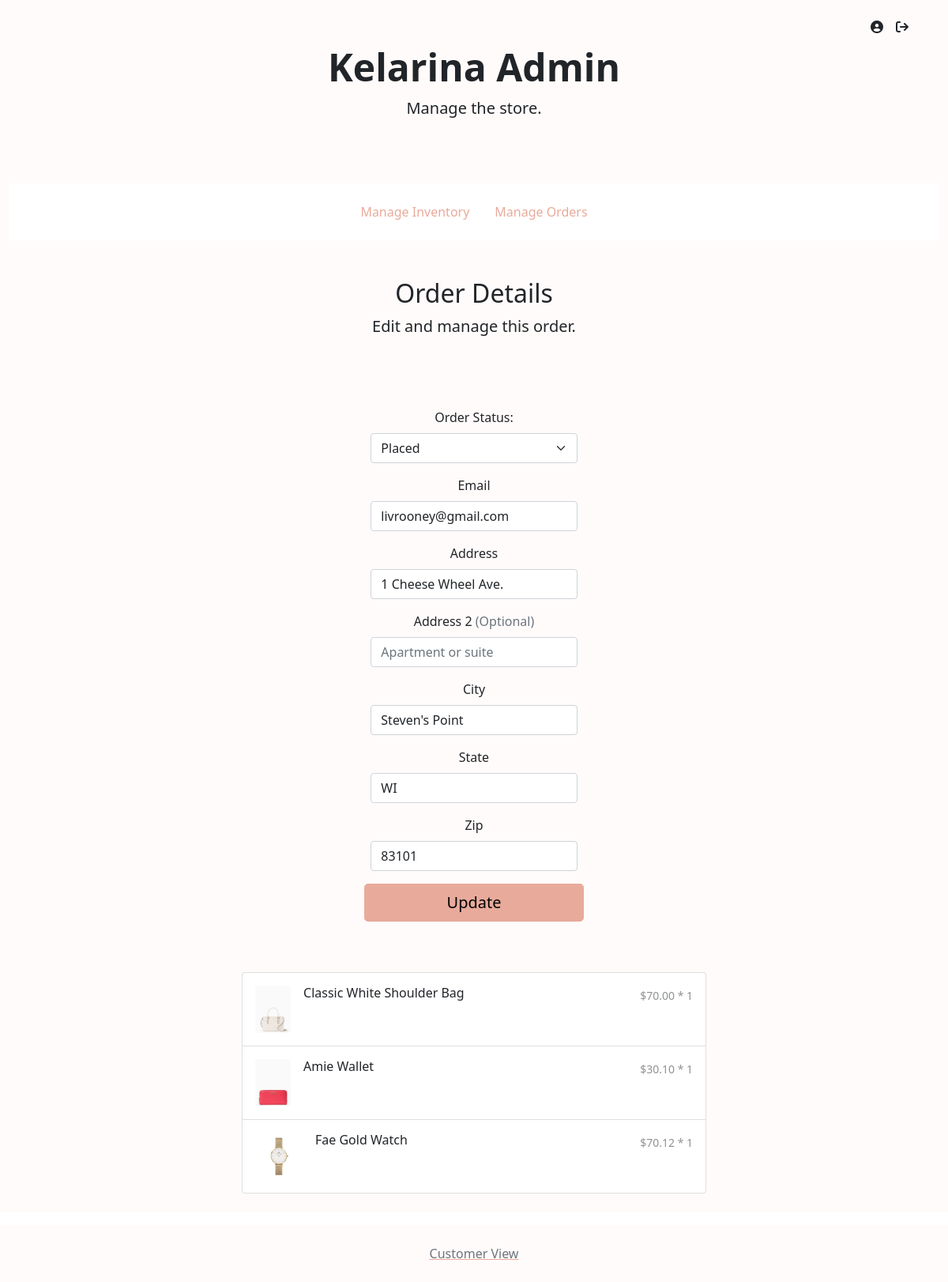
The app's page /admin/?action=order-details&orderid=0000000064 (signed in) with its own data.
### tables this page shows
CREATE TABLE `orders` (
  `orderID` int(10) UNSIGNED ZEROFILL NOT NULL,
  `customerID` int(10) UNSIGNED ZEROFILL DEFAULT NULL,
  `email` varchar(60) NOT NULL,
  `itemsPrice` decimal(7,2) UNSIGNED NOT NULL,
  `shipping` decimal(4,2) UNSIGNED NOT NULL,
  `tax` decimal(4,2) UNSIGNED NOT NULL,
  `status` varchar(15) NOT NULL,
  `timePlaced` timestamp NOT NULL DEFAULT current_timestamp(),
  `shipFirstName` varchar(30) NOT NULL,
  `shipLastName` varchar(30) NOT NULL,
  `shipStreet` varchar(30) NOT NULL,
  `shipStreet2` varchar(30) DEFAULT NULL,
  `shipCity` varchar(30) NOT NULL,
  `shipState` char(2) NOT NULL,
  `shipZip` int(5) UNSIGNED ZEROFILL NOT NULL
);

CREATE TABLE `order_items` (
  `orderID` int(10) UNSIGNED ZEROFILL NOT NULL,
  `itemID` int(10) UNSIGNED ZEROFILL NOT NULL,
  `quantity` int(3) UNSIGNED NOT NULL,
  `price` decimal(5,2) UNSIGNED NOT NULL
);

CREATE TABLE `item` (
  `itemID` int(10) UNSIGNED ZEROFILL NOT NULL,
  `name` varchar(30) NOT NULL,
  `price` decimal(5,2) UNSIGNED NOT NULL,
  `quantity` int(3) UNSIGNED NOT NULL,
  `category` varchar(15) NOT NULL,
  `color` varchar(15) NOT NULL,
  `material` varchar(15) NOT NULL,
  `description` text DEFAULT NULL,
  `tags` text DEFAULT NULL
);

### function/customer-db.php (called while the page is built, shortened)
<?php
function getOrderDetails($orderID)
{
    global $db;
    $query = 'SELECT * FROM `orders` WHERE `orderID` = :orderID';
    $statement = $db->prepare($query);
    $statement->bindValue(':orderID', $orderID);
    $statement->execute();
    $orderInfo = $statement->fetch();
    return $orderInfo;
}
function getOrderItems($orderID)
{
    global $db;
    $query = 'SELECT `order_items`.*, `item`.`name` FROM `order_items` INNER JOIN `item` ON `order_items`.`itemID` = `item`.`itemID`  WHERE `orderID` = :orderID';
    $statement = $db->prepare($query);
    $statement->bindValue(':orderID', $orderID);
    $statement->execute();
    $items = $statement->fetchAll();
    return $items;
}

### function/store-db.php (called while the page is built, shortened)
<?php
function getItemImage($itemID)
{
    $path = "media/purse.jpg";
    $exts = array('bmp', 'png', 'jpg', 'jpeg');
    foreach ($exts as $ext) {
        if (file_exists("../media/" . $itemID . "." . $ext)) {
            $path = "../media/" . $itemID . "." . $ext;
        }
    }
    return $path;
}

### admin/page/order-details.php (the view, shortened to what this page needs)
<?php
include 'admin-view/header.php';
include 'admin-view/navigation.php';
?>
<div class="py-5 text-center">
    <h2>Order Details</h2>
    <p class="lead">Edit and manage this order.</p>
</div>
<div class="container-fluid text-center">
    <div class="pb-5 pt-2 text-center w-75 mx-auto">
        <div class="card-body">
            <div class="row">
                <div class="col-md-4"></div>
                <div class="col-md-4">
                    <form action="." method="post" enctype="multipart/form-data">
                        <div class="row g-3">
                            <div class="col-12">
                                <label for="status" class="form-label">Order Status: </label>
                                <select class="form-select" id="status" name="status" required>
                                    <option selected value="<?php echo $order['status'] ?>"><?php echo ucfirst($order['status']) ?></option>
                                </select>
                            </div>
                            <div class="col-12">
                                <label for="email" class="form-label">Email </label>
                                <input type="email" class="form-control" id="email" name="email" maxlength="60" placeholder="you@example.com" value="<?php echo $order['email'] ?>">
                            </div>
                            <div class="col-12">
                                <label for="shipStreet" class="form-label">Address</label>
                                <input type="text" class="form-control" id="shipStreet" name="shipStreet" maxlength="30" placeholder="1234 Main St" value="<?php echo $order['shipStreet'] ?>" required>
                            </div>
                            <div class="col-12">
                                <label for="shipStreet2" class="form-label">Address 2 <span class="text-muted">(Optional)</span></label>
                                <input type="text" class="form-control" id="shipStreet2" name="shipStreet2" maxlength="30" placeholder="Apartment or suite" value="<?php echo $order['shipStreet2'] ?>">
                            </div>
                            <div class="col-12">
                                <label for="shipCity" class="form-label">City</label>
                                <input type="text" class="form-control" id="shipCity" name="shipCity" maxlength="30" placeholder="1234 Main St" value="<?php echo $order['shipCity'] ?>" required>
                            </div>
                            <div class="col-12">
                                <label for="state" class="form-label">State</label>
                                <input type="text" class="form-control" id="shipState" name="shipState" maxlength="2" minlength="2" value="<?php echo $order['shipState'] ?>" required>
                            </div>
                            <div class="col-12">
                                <label for="shipZip" class="form-label">Zip</label>
                                <input type="text" class="form-control" id="shipZip" name="shipZip" minlength="5" maxlength="5" value="<?php echo $order['shipZip'] ?>" required>
                            </div>
                            <button class="w-100 btn btn-primary btn-lg" type="submit" name="updateOrder">Update</button>
                        </div>
                    </form>
                </div>
            </div>
        </div>
    </div>
</div>
<div class="list-group w-50 mx-auto">
    <?php
    foreach ($items as $item) { ?>
        <a href=".?action=product&itemid=<?php echo $item['itemID'] ?>#view" class="list-group-item list-group-item-action d-flex gap-3 py-3" aria-current="true">
            <img src="<?php echo getItemImage($item['itemID']) ?>" alt="twbs" height="60px" class="rounded flex-shrink-0">
            <div class="d-flex gap-2 w-100 justify-content-between">
                <div>
                    <h6 class="my-0"><?php echo $item['name'] ?></h6>
                </div>
                <div>
                    <small class="opacity-50 my-0">$<?php echo $item['price'] . ' * ' . $item['quantity'] ?></small>
                </div>
            </div>
        </a>
    <?php } ?>
</div>
<p><br></p>
</div>
<?php include('admin-view/footer.php') ?>

### records on screen
orders: status "Placed", email "livrooney@gmail.com", shipStreet "1 Cheese Wheel Ave.", shipCity "Steven's Point", shipState "WI", shipZip "83101"
order_items: shows a picture, itemID.name "Classic White Shoulder Bag", price "70.00", quantity "1"
order_items: shows a picture, itemID.name "Amie Wallet", price "30.10", quantity "1"
order_items: shows a picture, itemID.name "Fae Gold Watch", price "70.12", quantity "1"
